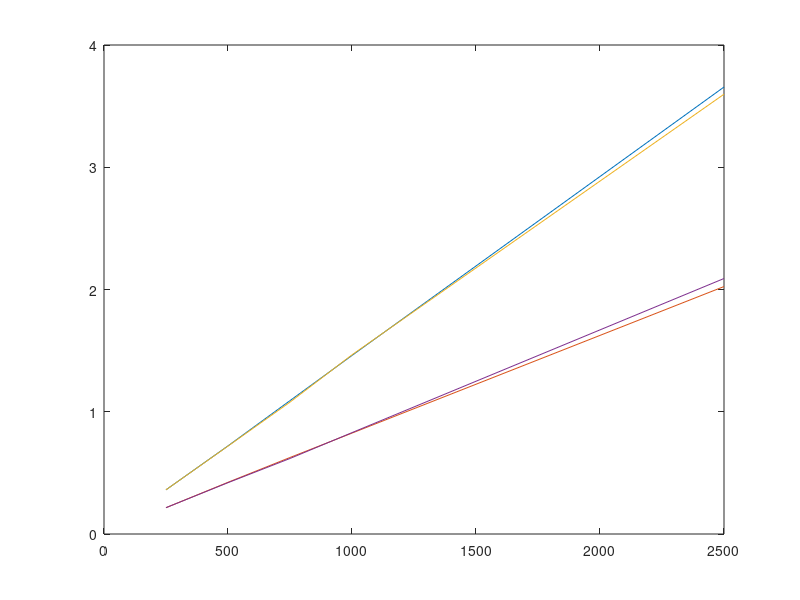

Source code (MATLAB): (Note: this script raises an error after producing the figure.)
% Can use either data set
%i=importdata('Results/lenovo_v1-1.dat'); 
i=importdata('Results/lenovo_v1-1_2.dat'); 

% Change the parameters to compare different data points
numThreads = 4;
population = 250;
iteration = 250;

it1 = i(i(:,1)==1,:); % Select only sequential data points
it2 = i(i(:,1)==numThreads,:); % Select only X threaded data points
p1 = it1(it1(:,2)==population,:); % Select only population of 1000
p2 = it2(it2(:,2)==population,:); % Select only population of 1000
i1 = it1(it1(:,3)==iteration,:); % Select only iterations of 1000
i2 = it2(it2(:,3)==iteration,:); % Select only iterations of 1000

x = i1(:,2);
yi = i1(:,5); 
yi2 = i2(:,5);

yp = p1(:,5);
yp2 = p2(:,5);

p = plot(x,yi,x,yi2,x,yp,x,yp2);
p(1).Marker = '*';
p(1).Color = 'blue';
p(2).Marker = '*';
p(2).Color = 'blue';

p(3).Marker = 'o';
p(3).Color = 'red';
p(4).Marker = 'o';
p(4).Color = 'red';

legend([p(1), p(3)], 'iteration', 'population', 'Location', 'northwest');